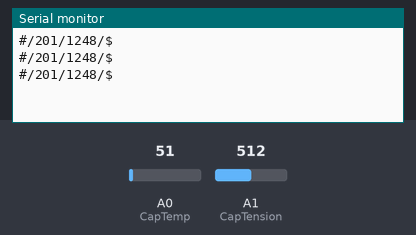
The sketch below on a simulated Arduino Uno, built with avr-gcc and run on an emulated ATmega328P. Shown: the last lines printed to the serial monitor. The inputs (shaded band) are chosen by the test bench; at power-on: A0 (CapTemp) = 51, A1 (CapTension) = 512.

Above: at 1.3 s.
1.4 s: A0 (CapTemp) set to 61
At 2.0 s:
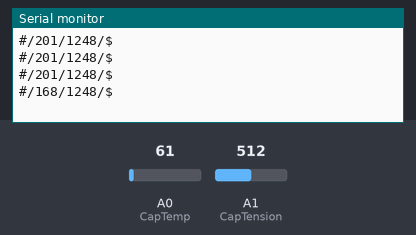
2.9 s: A1 (CapTension) set to 716
At 3.5 s:
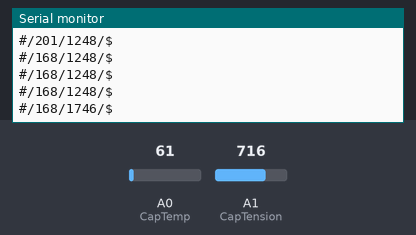
4.4 s: A0 (CapTemp) set to 71
At 5.1 s:
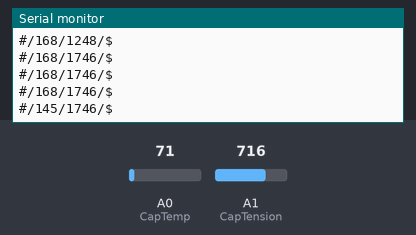
5.9 s: A1 (CapTension) set to 900
At 6.6 s:
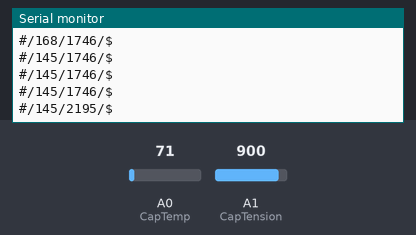
Timing chart, 0 to 8.4 s (numbered marks = the images above; inputs shaded):
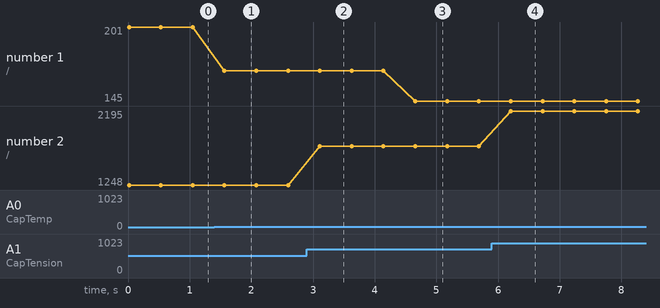

The sketch:

telemetrie.ino
```cpp
#include <SoftwareSerial.h>
SoftwareSerial Bluetooth(2,4); // D2 = TX - D4 = RX
String Trame = "";
#define CartDebut  "#";
#define  CartFin "$";
int CapTemp = 0 ;
int CapTension = 1;
int ValeurSortiTemp ;
int R1 = 10000;
int ValeurTempFinal;
float Tension ;
int ValeurtensionFinal ;
void setup(){
  Serial.begin(9600);
  Bluetooth.begin(9600);


}


void loop(){
  ValeurSortiTemp = analogRead(CapTemp);
  ValeurTempFinal= ((R1+ValeurSortiTemp*5) / ValeurSortiTemp) ;

  Tension = analogRead(CapTension)/41.00 ;

  ValeurtensionFinal = Tension*100;

  Trame =  Trame + CartDebut ;
  Trame = Trame + "/";
  Trame = Trame + ValeurTempFinal;
  Trame = Trame + "/";
  Trame = Trame + ValeurtensionFinal;
  Trame = Trame + "/";
  Trame = Trame + CartFin;
  Bluetooth.println(Trame);
  Serial.println(Trame);
  delay(500);
  Trame = "";
}
```

Measured:
- after the input at 1.4 s, the serial monitor: prints a new line after 0.16 s (image 1)
- after the input at 2.9 s, the serial monitor: prints a new line after 0.21 s (image 2)
- after the input at 4.4 s, the serial monitor: prints a new line after 0.26 s (image 3)
- after the input at 5.9 s, the serial monitor: prints a new line after 0.31 s (image 4)
- plotted number 1: 201 → 168 after the input at 1.4 s, 168 → 145 after the input at 4.4 s
- plotted number 2: 1248 → 1746 after the input at 2.9 s, 1746 → 2195 after the input at 5.9 s
